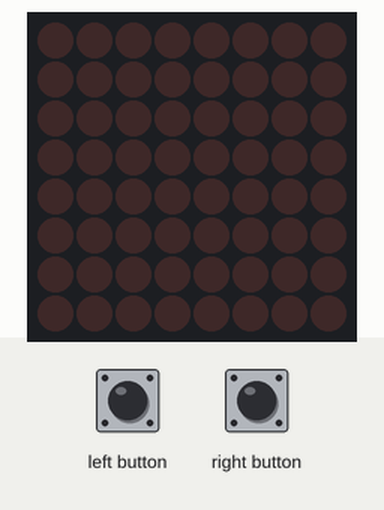
This sketch was run on a simulated Adafruit Circuit Playground Express. Parts: 8×8 LED matrix. Inputs (shaded band) come from the test bench. What the sketch prints to the serial monitor is not drawn.

Above: at 1.2 s.
1.3 s: left button pressed for 1 s
At 2.9 s:
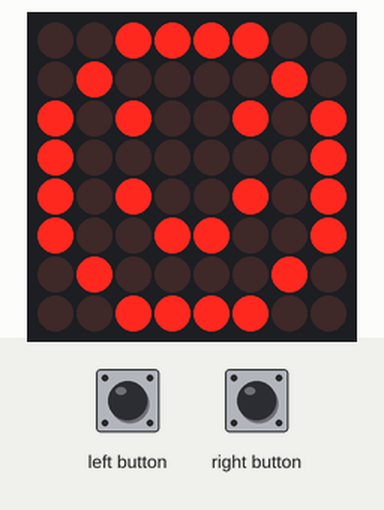
3.8 s: right button pressed for 0.15 s
At 4.0 s:
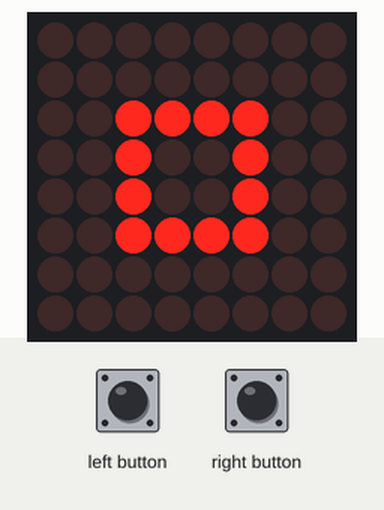
5.7 s: right button pressed for 1 s
At 5.8 s:
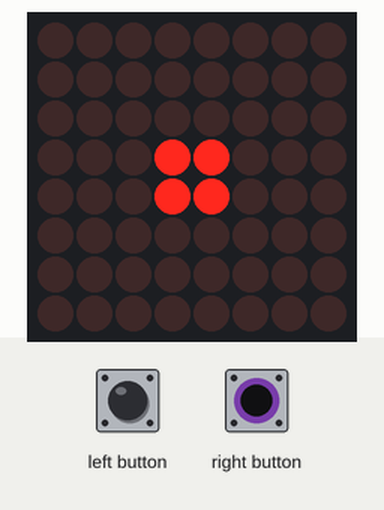
8.7 s: right button pressed for 3.2 s
At 9.0 s:
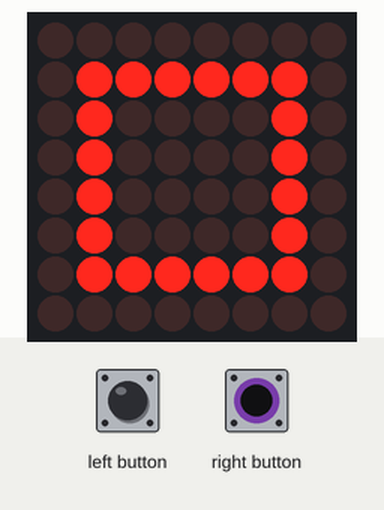
13.4 s: left button pressed for 1 s
At 15.5 s:
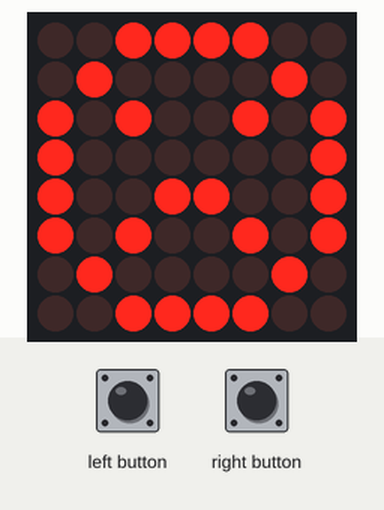
15.9 s: left button pressed for 0.15 s
At 15.97 s:
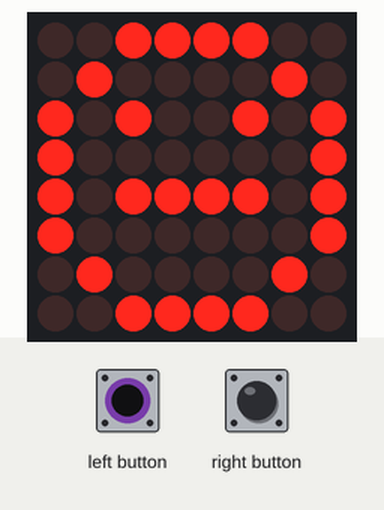
Timing chart, 0 to 18.5 s (numbered marks = the images above; inputs shaded):
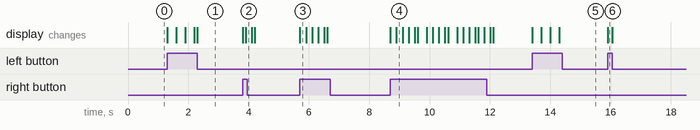

Measured:
- after the input at 1.3 s, the display: first changes at once (image 1 shows a later state)
- after the input at 3.8 s, the display: first changes at once (image 2 shows a later state)
- after the input at 5.7 s, the display: changes at once (image 3)
- after the input at 8.7 s, the display: first changes at once (image 4 shows a later state)
- after the input at 13.4 s, the display: changes at once (image 5)
- after the input at 15.9 s, the display: changes at once (image 6)

The sketch:

LEDFACECHANGER.ino
```cpp
#include <Adafruit_CircuitPlayground.h>
#include <Adafruit_Circuit_Playground.h>

#include "LedControl.h"
//#include "binary.h"

/*
 DIN connects to pin 12
 CLK connects to pin 11
 CS connects to pin 10
*/

LedControl lc=LedControl(A6,A7,A5,1);


unsigned long delaytime=100;
int cnt=0;
bool rightButtonPressed;

// happy face
byte hf[8]= {B00111100,B01000010,B10100101,B10000001,B10100101,B10011001,B01000010,B00111100};
// neutral face
byte nf[8]={B00111100, B01000010,B10100101,B10000001,B10111101,B10000001,B01000010,B00111100};
// sad face
byte sf[8]= {B00111100,B01000010,B10100101,B10000001,B10011001,B10100101,B01000010,B00111100};

 byte trp1[8]=
{
  B00000000,
  B00000000,
  B00000000,
  B00011000,
  B00011000,
  B00000000,
  B00000000,
  B00000000
};
byte trp2[8]=
{
  B00000000,
  B00000000,
  B00111100,
  B00100100,
  B00100100,
  B00111100,
  B00000000,
  B00000000
};
byte trp3[8]=
{
  B00000000,
  B01111110,
  B01000010,
  B01000010,
  B01000010,
  B01000010,
  B01111110,
  B00000000
};
byte trp4[8]=
{
  B11111111,
  B10000001,
  B10000001,
  B10000001,
  B10000001,
  B10000001,
  B10000001,
  B11111111
};
byte trp5[8]=
{
  B00000000,
  B00000000,
  B00000000,
  B00000000,
  B00000000,
  B00000000,
  B00000000,
  B00000000
};
//const int IMAGES_LEN = sizeof(trp)/8;


void setup() {

  Serial.begin(9600);
 pinMode(CPLAY_LEFTBUTTON, INPUT_PULLDOWN);
 pinMode(CPLAY_RIGHTBUTTON, INPUT_PULLDOWN);
  lc.shutdown(0,false);
  // Set brightness to a medium value
  lc.setIntensity(0,8);
  // Clear the display
  lc.clearDisplay(0);
}

void drawFaces(){

  if (digitalRead(CPLAY_LEFTBUTTON)==HIGH) {
    cnt=cnt+1;

   Serial.print(cnt);

  }

    if(cnt==1)
    {
  // Display sad face
  lc.setRow(0,0,sf[0]);
  lc.setRow(0,1,sf[1]);
  lc.setRow(0,2,sf[2]);
  lc.setRow(0,3,sf[3]);
  lc.setRow(0,4,sf[4]);
  lc.setRow(0,5,sf[5]);
  lc.setRow(0,6,sf[6]);
  lc.setRow(0,7,sf[7]);
  }


 if(cnt==2)
 {
  // Display neutral face
  lc.setRow(0,0,nf[0]);
  lc.setRow(0,1,nf[1]);
  lc.setRow(0,2,nf[2]);
  lc.setRow(0,3,nf[3]);
  lc.setRow(0,4,nf[4]);
  lc.setRow(0,5,nf[5]);
  lc.setRow(0,6,nf[6]);
  lc.setRow(0,7,nf[7]);
 }

//
//  // Display happy face
 if(cnt==3)
 {
 cnt=0;
  lc.setRow(0,0,hf[0]);
  lc.setRow(0,1,hf[1]);
  lc.setRow(0,2,hf[2]);
  lc.setRow(0,3,hf[3]);
  lc.setRow(0,4,hf[4]);
  lc.setRow(0,5,hf[5]);
  lc.setRow(0,6,hf[6]);
  lc.setRow(0,7,hf[7]);
//  delay(delaytime);
 }
 if (digitalRead(CPLAY_RIGHTBUTTON)==HIGH)

 {
  cnt=0;
  lc.setRow(0,0,trp1[0]);
  lc.setRow(0,1,trp1[1]);
  lc.setRow(0,2,trp1[2]);
  lc.setRow(0,3,trp1[3]);
  lc.setRow(0,4,trp1[4]);
  lc.setRow(0,5,trp1[5]);
  lc.setRow(0,6,trp1[6]);
  lc.setRow(0,7,trp1[7]);
  delay(delaytime);

  lc.setRow(0,0,trp2[0]);
  lc.setRow(0,1,trp2[1]);
  lc.setRow(0,2,trp2[2]);
  lc.setRow(0,3,trp2[3]);
  lc.setRow(0,4,trp2[4]);
  lc.setRow(0,5,trp2[5]);
  lc.setRow(0,6,trp2[6]);
  lc.setRow(0,7,trp2[7]);
  delay(delaytime);

  lc.setRow(0,0,trp3[0]);
  lc.setRow(0,1,trp3[1]);
  lc.setRow(0,2,trp3[2]);
  lc.setRow(0,3,trp3[3]);
  lc.setRow(0,4,trp3[4]);
  lc.setRow(0,5,trp3[5]);
  lc.setRow(0,6,trp3[6]);
  lc.setRow(0,7,trp3[7]);
  delay(delaytime);

  lc.setRow(0,0,trp4[0]);
  lc.setRow(0,1,trp4[1]);
  lc.setRow(0,2,trp4[2]);
  lc.setRow(0,3,trp4[3]);
  lc.setRow(0,4,trp4[4]);
  lc.setRow(0,5,trp4[5]);
  lc.setRow(0,6,trp4[6]);
  lc.setRow(0,7,trp4[7]);
  delay(delaytime);

  lc.setRow(0,0,trp5[0]);
  lc.setRow(0,1,trp5[1]);
  lc.setRow(0,2,trp5[2]);
  lc.setRow(0,3,trp5[3]);
  lc.setRow(0,4,trp5[4]);
  lc.setRow(0,5,trp5[5]);
  lc.setRow(0,6,trp5[6]);
  lc.setRow(0,7,trp5[7]);
  delay(delaytime);
 }
//

//  else{
//    lc.clearDisplay(0);
//  }
//
//  delay(delaytime);
}
//
void loop(){
//   rightButtonPressed = CircuitPlayground.rightButton();
  drawFaces();

//  int sensorVal = digitalRead(CPLAY_LEFTBUTTON);
}
```
